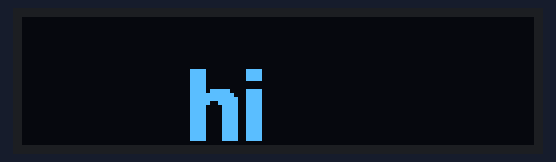
Bench run of a sketch on a simulated ESP8266 (NodeMCU). Shown: 128×32 one-colour display. Random numbers use the default seed unless the sketch sets one; what the sketch prints to the serial monitor is not drawn.

Above: at 0.1 s.
At 3.2 s:
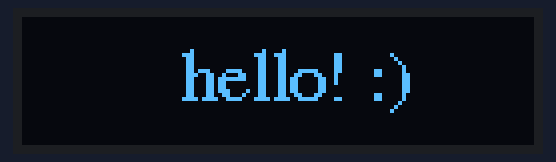
At 6.8 s:
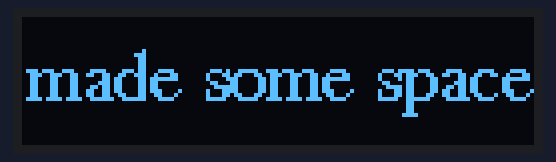
At 19.2 s:
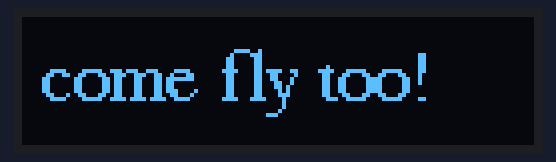
At 20.2 s:
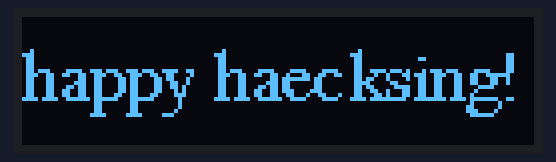
At 38.9 s:
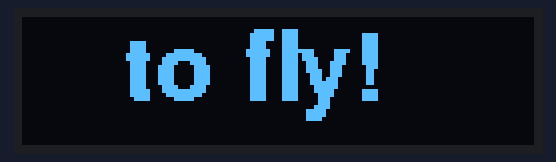

Measured:
- what the display in image 1 shows lasts 0.5 s, from 3.1 s to 3.6 s
- what the display in image 2 shows lasts 1.0 s, from 6.7 s to 7.7 s
- what the display in image 4 shows lasts 10.0 s, from 20.2 s to 30.2 s

The sketch:

demo_ordfn.ino
```cpp
#include <SPI.h>
#include <Wire.h>
#include <Adafruit_GFX.h>
#include <Adafruit_SSD1306.h>
#include <ESP8266WiFi.h>
#include <Fonts/FreeSerif9pt7b.h>
#include <Fonts/FreeSansBold12pt7b.h>


#define SCREEN_WIDTH 128 // OLED display width, in pixels
#define SCREEN_HEIGHT 32 // OLED display height, in pixels

// Declaration for an SSD1306 display connected to I2C (SDA, SCL pins)
#define OLED_RESET -1 // Reset pin # (or -1 if sharing Arduino reset pin)
Adafruit_SSD1306 display(SCREEN_WIDTH, SCREEN_HEIGHT, &Wire, OLED_RESET);

int hCenter = 64;                      // horizontal center of animation
int vCenter = 16;                      // vertical center of animation
int Hstar, Vstar;                      // star location currently
int Quantity = 100;                    // number of stars
int StarProgress[100];                 // array that tracks progress of each star
int StarAngle[100] = {};               // array that tracks angle of each star
int interval[75] = {};                 // array used to track speed of each star
//int loops = 0;

const unsigned char witch1 [] PROGMEM = {
// 'witch1', 24x24px
0x03, 0xff, 0xc0, 0x07, 0xff, 0xe0, 0x0f, 0xf7, 0xf0, 0x1f, 0xf3, 0xf8, 0x3f, 0xe1, 0xfc, 0x3f,
0xe1, 0xfc, 0x7f, 0x80, 0xfe, 0xff, 0xc1, 0xff, 0x93, 0x80, 0xff, 0xc7, 0x91, 0xff, 0xef, 0xe3,
0xe7, 0xff, 0x01, 0xcf, 0xfe, 0x00, 0x1f, 0xfc, 0x03, 0x3f, 0xf8, 0x00, 0x7f, 0xfc, 0x81, 0xff,
0xfb, 0x83, 0xff, 0xf0, 0x07, 0xff, 0x60, 0x0f, 0xfe, 0x38, 0x4f, 0xfc, 0x10, 0xcf, 0xf8, 0x09,
0x9f, 0xf0, 0x07, 0xff, 0xe0, 0x03, 0xff, 0xc0
};

const unsigned char witch2 [] PROGMEM = {
// 'witch2', 24x24px
0x03, 0xff, 0xc0, 0x07, 0xff, 0xe0, 0x0f, 0xf7, 0xf0, 0x1f, 0xf3, 0xf8, 0x3f, 0xe1, 0xfc, 0x3f,
0xe1, 0xfc, 0x7f, 0x80, 0xfe, 0xbb, 0xc1, 0xff, 0xd7, 0x80, 0xff, 0xc7, 0x91, 0xff, 0xef, 0xe3,
0xe7, 0xff, 0x01, 0xcf, 0xfe, 0x00, 0x1f, 0xfc, 0x03, 0x3f, 0xf8, 0x00, 0x7f, 0xfc, 0x81, 0xff,
0xfb, 0x83, 0xff, 0xf0, 0x07, 0xff, 0x60, 0x0f, 0xfe, 0x38, 0x4f, 0xfc, 0x10, 0xcf, 0xf8, 0x09,
0x9f, 0xf0, 0x07, 0xff, 0xe0, 0x03, 0xff, 0xc0
};

const unsigned char tinylaptop [] PROGMEM = {
// 'tinylaptop', 24x24px
0x00, 0x70, 0x00, 0x00, 0x4e, 0x00, 0x00, 0x41, 0x80, 0x00, 0x40, 0x70, 0x00, 0x40, 0x0e, 0x00,
0x40, 0x02, 0x00, 0x41, 0xc2, 0x00, 0x41, 0x02, 0x00, 0x4d, 0x1a, 0x00, 0x51, 0x0a, 0x00, 0x51,
0x12, 0x00, 0x51, 0x0a, 0x00, 0x61, 0xda, 0x00, 0xf8, 0x02, 0x03, 0xbe, 0x02, 0x0d, 0x57, 0xc2,
0x3a, 0xab, 0xf2, 0x75, 0x55, 0x7e, 0xfa, 0xaa, 0xbc, 0x3d, 0x55, 0x5c, 0x0e, 0xaa, 0xb8, 0x03,
0xd5, 0x60, 0x00, 0xea, 0xc0, 0x00, 0x3f, 0x80
};

const unsigned char tiny[] PROGMEM = {
// 'tiny', 1px
0x00
};

void setup() {
  Serial.begin(115200);
  if(!display.begin(SSD1306_SWITCHCAPVCC, 0x3C)) { // Address 0x3C for 128x32
    Serial.println(F("SSD1306 allocation failed"));
    for(;;);
  }

// 'splody stars at the end
    for (int i = 0; i < Quantity; i++) {          // loop to setup initial stars
    StarAngle[i] = random(360);                 // generates random angle for each star
    interval[i] = (random(4))+1;                // generates random speed for each star +1 keeps stars from being zero
  }
}

void loop() {
// say hi
  display.clearDisplay();
  display.setTextSize(1); // Draw 1X-scale text
  display.setTextColor(SSD1306_WHITE);
  display.setFont(&FreeSansBold12pt7b);
  display.setCursor(40, 30);
  display.println(F("hi"));
  display.display();
  delay(1000);

// no1
  display.clearDisplay();
  display.setTextSize(1); // Draw 1X-scale text
  display.setTextColor(SSD1306_WHITE);
  display.setFont(&FreeSerif9pt7b);
  display.setCursor(40, 20);
  display.println(F("oh."));
  display.display();
  delay(500);

// no2
  display.clearDisplay();
  display.setTextSize(1); // Draw 1X-scale text
  display.setTextColor(SSD1306_WHITE);
  display.setFont(&FreeSerif9pt7b);
  display.setCursor(40, 20);
  display.println(F("oh.."));
  display.display();
  delay(500);

// no3
  display.clearDisplay();
  display.setTextSize(1); // Draw 1X-scale text
  display.setTextColor(SSD1306_WHITE);
  display.setFont(&FreeSerif9pt7b);
  display.setCursor(40, 20);
  display.println(F("oh..."));
  display.display();
  delay(500);

// go, on...
  display.clearDisplay();
  display.setTextSize(1); // Draw 1X-scale text
  display.setTextColor(SSD1306_WHITE);
  display.setFont(&FreeSerif9pt7b);
  display.setCursor(40, 20);
  display.println(F("I mean:"));
  display.display();
  delay(500);

// be polite
  display.clearDisplay();
  display.setTextSize(1); // Draw 1X-scale text
  display.setTextColor(SSD1306_WHITE);
  display.setFont(&FreeSerif9pt7b);
  display.setCursor(40, 20);
  display.println(F("hello! :)"));
  display.display();
  delay(500);

// alderaan explosion
  Serial.println(F("circle"));
  for (int radius = 0; radius < 60; radius++) {
    display.fillCircle(66, 16, 20, SSD1306_BLACK);
    display.drawCircle(66, 16, radius, SSD1306_WHITE);
    display.display();
    delay(30);
  }

//there
  display.clearDisplay();
  display.setTextSize(1); // Draw 1X-scale text
  display.setTextColor(SSD1306_WHITE);
  display.setFont(&FreeSerif9pt7b);
  display.setCursor(40, 20);
  display.println(F("there."));
  display.display();
  delay(500);

//clear space
  display.clearDisplay();
  display.setTextSize(1); // Draw 1X-scale text
  display.setTextColor(SSD1306_WHITE);
  display.setFont(&FreeSerif9pt7b);
  display.setCursor(1, 20);
  display.println(F("made some space"));
  display.display();
  delay(1000);

  display.clearDisplay();
  display.drawBitmap(1, 1, tiny, 1, 1, 1);
  display.display();
  delay(1000);

  display.clearDisplay();
  display.setTextSize(1); // Draw 1X-scale text
  display.setTextColor(SSD1306_WHITE);
  display.setFont(&FreeSansBold12pt7b);
  display.setCursor(25, 20);
  display.println(F("to fly!"));
  display.display();
  delay(1000);

  display.clearDisplay();
  display.drawBitmap(1, 1, tiny, 1, 1, 1);
  display.display();
  delay(1000);

  display.clearDisplay();
  display.drawBitmap(10, 2, witch1, 24, 24, 1);
  display.drawBitmap(100, 2, tinylaptop, 24, 24, 1);
  display.display();
  delay(200);

  display.clearDisplay();
  display.drawBitmap(11, 3, witch2, 24, 24, 1);
  display.drawBitmap(99, 3, tinylaptop, 24, 24, 1);
  display.display();
  delay(200);

  display.clearDisplay();
  display.drawBitmap(12, 4, witch1, 24, 24, 1);
  display.drawBitmap(98, 4, tinylaptop, 24, 24, 1);
  display.display();
  delay(200);

  display.clearDisplay();
  display.drawBitmap(13, 5, witch2, 24, 24, 1);
  display.drawBitmap(97, 5, tinylaptop, 24, 24, 1);
  display.display();
  delay(200);

  display.clearDisplay();
  display.drawBitmap(14, 6, witch1, 24, 24, 1);
  display.drawBitmap(96, 6, tinylaptop, 24, 24, 1);
  display.display();
  delay(100);

  display.clearDisplay();
  display.drawBitmap(15, 7, witch2, 24, 24, 1);
  display.drawBitmap(95, 7, tinylaptop, 24, 24, 1);
  display.display();
  delay(100);

  display.clearDisplay();
  display.drawBitmap(16, 8, witch1, 24, 24, 1);
  display.drawBitmap(94, 8, tinylaptop, 24, 24, 1);
  display.display();
  delay(100);

  display.clearDisplay();
  display.drawBitmap(17, 7, witch2, 24, 24, 1);
  display.drawBitmap(93, 7, tinylaptop, 24, 24, 1);
  display.display();
  delay(90);

  display.clearDisplay();
  display.drawBitmap(18, 6, witch1, 24, 24, 1);
  display.drawBitmap(92, 6, tinylaptop, 24, 24, 1);
  display.display();
  delay(90);

  display.clearDisplay();
  display.drawBitmap(19, 5, witch2, 24, 24, 1);
  display.drawBitmap(91, 5, tinylaptop, 24, 24, 1);
  display.display();
  delay(90);

  display.clearDisplay();
  display.drawBitmap(20, 4, witch1, 24, 24, 1);
  display.drawBitmap(90, 4, tinylaptop, 24, 24, 1);
  display.display();
  delay(90);

  display.clearDisplay();
  display.drawBitmap(21, 3, witch2, 24, 24, 1);
  display.drawBitmap(89, 3, tinylaptop, 24, 24, 1);
  display.display();
  delay(80);

  display.clearDisplay();
  display.drawBitmap(22, 2, witch1, 24, 24, 1);
  display.drawBitmap(88, 2, tinylaptop, 24, 24, 1);
  display.display();
  delay(80);

  display.clearDisplay();
  display.drawBitmap(23, 3, witch2, 24, 24, 1);
  display.drawBitmap(87, 3, tinylaptop, 24, 24, 1);
  display.display();
  delay(80);

  display.clearDisplay();
  display.drawBitmap(24, 4, witch1, 24, 24, 1);
  display.drawBitmap(86, 4, tinylaptop, 24, 24, 1);
  display.display();
  delay(70);

  display.clearDisplay();
  display.drawBitmap(25, 5, witch2, 24, 24, 1);
  display.drawBitmap(85, 5, tinylaptop, 24, 24, 1);
  display.display();
  delay(70);

  display.clearDisplay();
  display.drawBitmap(26, 6, witch1, 24, 24, 1);
  display.drawBitmap(84, 6, tinylaptop, 24, 24, 1);
  display.display();
  delay(60);

  display.clearDisplay();
  display.drawBitmap(27, 7, witch2, 24, 24, 1);
  display.drawBitmap(83, 7, tinylaptop, 24, 24, 1);
  display.display();
  delay(60);

  display.clearDisplay();
  display.drawBitmap(28, 8, witch1, 24, 24, 1);
  display.drawBitmap(82, 8, tinylaptop, 24, 24, 1);
  display.display();
  delay(60);

  display.clearDisplay();
  display.drawBitmap(29, 7, witch2, 24, 24, 1);
  display.drawBitmap(81, 7, tinylaptop, 24, 24, 1);
  display.display();
  delay(60);

  display.clearDisplay();
  display.drawBitmap(30, 6, witch1, 24, 24, 1);
  display.drawBitmap(80, 6, tinylaptop, 24, 24, 1);
  display.display();
  delay(50);

  display.clearDisplay();
  display.drawBitmap(31, 5, witch2, 24, 24, 1);
  display.drawBitmap(79, 5, tinylaptop, 24, 24, 1);
  display.display();
  delay(50);

  display.clearDisplay();
  display.drawBitmap(32, 4, witch2, 24, 24, 1);
  display.drawBitmap(78, 4, tinylaptop, 24, 24, 1);
  display.display();
  delay(50);

  display.clearDisplay();
  display.drawBitmap(33, 3, witch2, 24, 24, 1);
  display.drawBitmap(77, 3, tinylaptop, 24, 24, 1);
  display.display();
  delay(50);

  display.clearDisplay();
  display.drawBitmap(34, 2, witch2, 24, 24, 1);
  display.drawBitmap(76, 2, tinylaptop, 24, 24, 1);
  display.display();
  delay(40);

  display.clearDisplay();
  display.drawBitmap(35, 3, witch2, 24, 24, 1);
  display.drawBitmap(75, 3, tinylaptop, 24, 24, 1);
  display.display();
  delay(40);

  display.clearDisplay();
  display.drawBitmap(36, 4, witch2, 24, 24, 1);
  display.drawBitmap(74, 4, tinylaptop, 24, 24, 1);
  display.display();
  delay(40);

  display.clearDisplay();
  display.drawBitmap(37, 5, witch2, 24, 24, 1);
  display.drawBitmap(73, 5, tinylaptop, 24, 24, 1);
  display.display();
  delay(40);

  display.clearDisplay();
  display.drawBitmap(38, 6, witch2, 24, 24, 1);
  display.drawBitmap(72, 6, tinylaptop, 24, 24, 1);
  display.display();
  delay(30);

  display.clearDisplay();
  display.drawBitmap(39, 7, witch2, 24, 24, 1);
  display.drawBitmap(71, 7, tinylaptop, 24, 24, 1);
  display.display();
  delay(20);

  display.clearDisplay();
  display.drawBitmap(40, 8, witch2, 24, 24, 1);
  display.drawBitmap(70, 8, tinylaptop, 24, 24, 1);
  display.display();
  delay(10);

// 'splody stars solid
  for (int loops = 0; loops < 40; loops++) {
    unsigned long currentMillis = millis();
    display.clearDisplay();                       // clear display
    for (int i = 4; i < Quantity; i++) {          // loop to draw each star

      if (StarProgress[i] > 70) {                // if statement to reset stars after going off screen
        StarProgress[i] = StarProgress[i] - 70;  // resets star progress
        StarAngle[i] = random(360);               // resets star angle
        interval[i] = (random(4))+1;              // resets star speed
      }else{
        StarProgress[i] = StarProgress[i] + interval[i];                            // distance traveled for star
      }

      if (currentMillis - StarProgress[i] >= interval[i] && StarProgress[i] > 0) {  // if statement to exclude some star paths
        Hstar = (hCenter + (sin(StarAngle[i] / 57.296) * StarProgress[i] ));        // calculates star horizontal coordinate
        Vstar = (vCenter + (cos(StarAngle[i] / 57.296) * StarProgress[i] ));        // calculates star horizontal coordinate
        display.drawPixel(Hstar, Vstar, SSD1306_WHITE);
      }
    }
    display.display();
    delay(100);
    Serial.println(loops);
  }

  display.clearDisplay();
  display.drawBitmap(1, 1, tiny, 1, 1, 1);
  display.display();
  delay(1000);

  display.setTextSize(1); // Draw 1X-scale text
  display.setTextColor(SSD1306_WHITE);
  display.setFont(&FreeSerif9pt7b);
  display.setCursor(5, 20);
  display.println(F("come fly too!"));
  display.display();
  delay(1000);

  display.clearDisplay();
  display.setTextSize(1); // Draw 1X-scale text
  display.setTextColor(SSD1306_WHITE);
  display.setFont(&FreeSerif9pt7b);
  display.setCursor(0, 20);
  display.println(F("happy haecksing!"));
  display.display();
  delay(10000);

}
```
